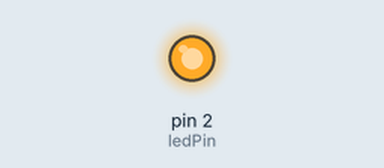
This sketch was run on a simulated Arduino Uno, built with avr-gcc and run on an emulated ATmega328P. On the bench: output pins drawn as LEDs (lit = HIGH).

Above: at 1.0 s.
At 5.6 s:
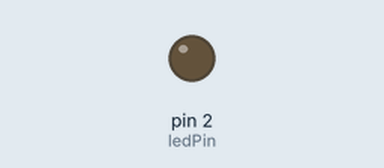
Timing chart, 0 to 10.7 s (numbered marks = the images above):
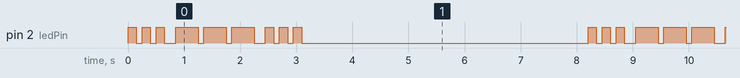

The sketch:

SOS_Morse_Signal_Led.ino
```cpp
// Proiect 2 - Semnalizator Morse pentru SOS
// LED-ul este conectat la pinul digital 2
int ledPin = 2;

// Rulează o singură dată, la începutul programului
void setup()
{
  // Setează pinul digital ca ieșire
  pinMode(ledPin, OUTPUT);
}

// Rulează în mod repetat
void loop()
{
  // 3 puncte (dit)
  for (int x = 0; x < 3; x++)
  {
    digitalWrite(ledPin, HIGH); // Aprinde LED-ul
    delay(150);                  // Așteaptă 150ms
    digitalWrite(ledPin, LOW);  // Stinge LED-ul
    delay(100);                  // Așteaptă 100ms
  }

  // Așteaptă 100ms pentru a crea o mică pauză între litere
  delay(100);

  // 3 linii (dah)
  for (int x = 0; x < 3; x++)
  {
    digitalWrite(ledPin, HIGH); // Aprinde LED-ul
    delay(400);                  // Așteaptă 400ms
    digitalWrite(ledPin, LOW);  // Stinge LED-ul
    delay(100);                  // Așteaptă 100ms
  }

  // Așteaptă 100ms pentru a crea o mică pauză între litere
  delay(100);

  // 3 puncte (dit) din nou
  for (int x = 0; x < 3; x++)
  {
    digitalWrite(ledPin, HIGH); // Aprinde LED-ul
    delay(150);                  // Așteaptă 150ms
    digitalWrite(ledPin, LOW);  // Stinge LED-ul
    delay(100);                  // Așteaptă 100ms
  }

  // Așteaptă 5 secunde înainte de a repeta semnalul SOS
  delay(5000);
}
```

Measured:
- by itself, pin 2 (ledPin): repeats every 8.2 s: 2 × (LOW 0.10 s, HIGH 0.15 s), LOW 0.20 s, 2 × (HIGH 0.40 s, LOW 0.10 s), HIGH 0.40 s, LOW 0.20 s, 2 × (HIGH 0.15 s, LOW 0.10 s), HIGH 0.15 s, LOW 5.1 s, HIGH 0.15 s
- by itself, everything shown: repeats every 8.2 s, in 18 steps
